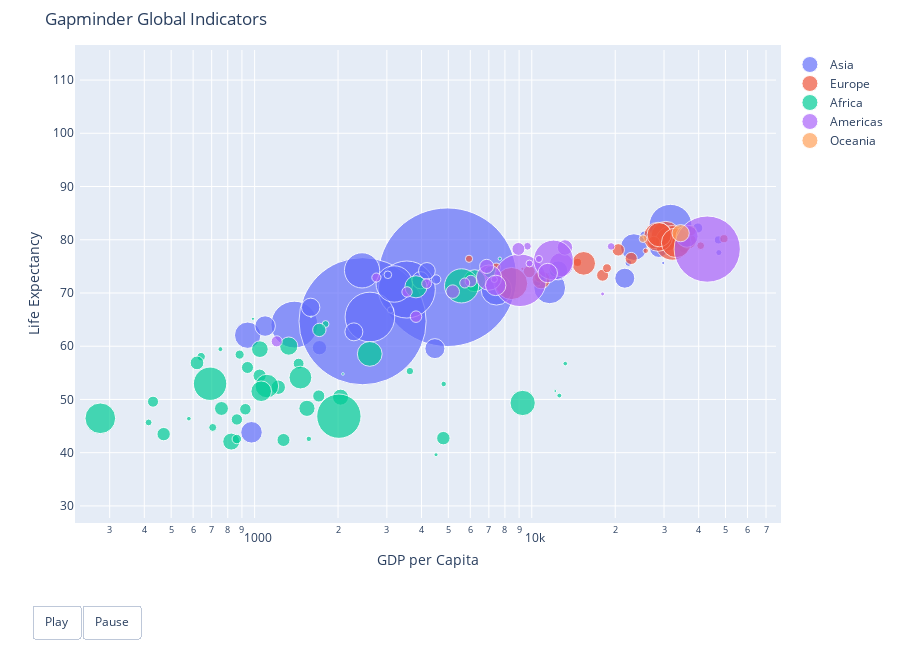

The cell this chart's notebook holds for it:
### Markdown cell above
## 1.1 Gráfica de burbuja

Es como la gráfica de dispersión pero con una dimensión extra: cada punto en la gráfica puede tener un valor que afecta el tamaño del punto, haciendo que el conjunto de, ahora círculos de distinto tamaño, parezca un conjunto de burbujas.

### Code cell
figure = bubbleplot(dataset=gdp, x_column='gdp_cap', y_column='life_exp', 
    bubble_column='country', time_column='year', size_column='population', color_column='cont', 
    x_title="GDP per Capita", y_title="Life Expectancy", title='Gapminder Global Indicators',
    x_logscale=True, scale_bubble=3, height=650)

iplot(figure, config={'scrollzoom': True})

### Figure 1 — Plotly figure (JSON) as saved in the notebook; plotly's stock layout.template omitted (floating-point values rounded to 4 significant figures)
{"data": [{"marker": {"size": [31889923, 708573, 150448339, 14131858, 1318683096, 6980412, 1110396331, 223547000, 69453570, 27499638, 6426679, 127467972, 6053193, 23301725, 49044790, 2505559, 3921278, 24821286, 2874127, 47761980, 28901790, 3204897, 169270617, 91077287, 27601038, 4553009, 20378239, 19314747, 23174294, 65068149, 85262356, 4018332, 22211743], "sizemode": "area", "sizeref": 137400.0}, "mode": "markers", "name": "Asia", "text": ["Afghanistan", "Bahrain", "Bangladesh", "Cambodia", "China", "Hong Kong, China", "India", "Indonesia", "Iran", "Iraq", "Israel", "Japan", "Jordan", "Korea, Dem. Rep.", "Korea, Rep.", "Kuwait", "Lebanon", "Malaysia", "Mongolia", "Myanmar", "Nepal", "Oman", "Pakistan", "Philippines", "Saudi Arabia", "Singapore", "Sri Lanka", "Syria", "Taiwan", "Thailand", "Vietnam", "West Bank and Gaza", "Yemen, Rep."], "type": "scatter", "x": [974.6, 29800.0, 1391.0, 1714.0, 4959.0, 39720.0, 2452.0, 3541.0, 11610.0, 4471.0, 25520.0, 31660.0, 4519.0, 1593.0, 23350.0, 47310.0, 10460.0, 12450.0, 3096.0, 944, 1091.0, 22320.0, 2606.0, 3190.0, 21650.0, 47140.0, 3970.0, 4185.0, 28720.0, 7458.0, 2442.0, 3025.0, 2281.0], "y": [43.83, 75.64, 64.06, 59.72, 72.96, 82.21, 64.7, 70.65, 70.96, 59.55, 80.75, 82.6, 72.53, 67.3, 78.62, 77.59, 71.99, 74.24, 66.8, 62.07, 63.78, 75.64, 65.48, 71.69, 72.78, 79.97, 72.4, 74.14, 78.4, 70.62, 74.25, 73.42, 62.7]}, {"marker": {"size": [3600523, 8199783, 10392226, 4552198, 7322858, 4493312, 10228744, 5468120, 5238460, 61083916, 82400996, 10706290, 9956108, 301931, 4109086, 58147733, 684736, 16570613, 4627926, 38518241, 10642836, 22276056, 10150265, 5447502, 2009245, 40448191, 9031088, 7554661, 71158647, 60776238], "sizemode": "area", "sizeref": 137400.0}, "mode": "markers", "name": "Europe", "text": ["Albania", "Austria", "Belgium", "Bosnia and Herzegovina", "Bulgaria", "Croatia", "Czech Republic", "Denmark", "Finland", "France", "Germany", "Greece", "Hungary", "Iceland", "Ireland", "Italy", "Montenegro", "Netherlands", "Norway", "Poland", "Portugal", "Romania", "Serbia", "Slovak Republic", "Slovenia", "Spain", "Sweden", "Switzerland", "Turkey", "United Kingdom"], "type": "scatter", "x": [5937.0, 36130.0, 33690.0, 7446.0, 10680.0, 14620.0, 22830.0, 35280.0, 33210.0, 30470.0, 32170.0, 27540.0, 18010.0, 36180.0, 40680.0, 28570.0, 9254.0, 36800.0, 49360.0, 15390.0, 20510.0, 10810.0, 9787.0, 18680.0, 25770.0, 28820.0, 33860.0, 37510.0, 8458.0, 33200.0], "y": [76.42, 79.83, 79.44, 74.85, 73.0, 75.75, 76.49, 78.33, 79.31, 80.66, 79.41, 79.48, 73.34, 81.76, 78.89, 80.55, 74.54, 79.76, 80.2, 75.56, 78.1, 72.48, 74.0, 74.66, 77.93, 80.94, 80.88, 81.7, 71.78, 79.42]}, {"marker": {"size": [33333216, 12420476, 8078314, 1639131, 14326203, 8390505, 17696293, 4369038, 10238807, 710960, 64606759, 3800610, 18013409, 496374, 80264543, 551201, 4906585, 76511887, 1454867, 1688359, 22873338, 9947814, 1472041, 35610177, 2012649, 3193942, 6036914, 19167654, 13327079, 12031795, 3270065, 1250882, 33757175, 19951656, 2055080, 12894865, 135031164, 798094, 8860588, 199579, 12267493, 6144562, 9118773, 43997828, 42292929, 1133066, 38139640, 5701579, 10276158, 29170398, 11746035, 12311143], "sizemode": "area", "sizeref": 137400.0}, "mode": "markers", "name": "Africa", "text": ["Algeria", "Angola", "Benin", "Botswana", "Burkina Faso", "Burundi", "Cameroon", "Central African Republic", "Chad", "Comoros", "Congo, Dem. Rep.", "Congo, Rep.", "Cote d'Ivoire", "Djibouti", "Egypt", "Equatorial Guinea", "Eritrea", "Ethiopia", "Gabon", "Gambia", "Ghana", "Guinea", "Guinea-Bissau", "Kenya", "Lesotho", "Liberia", "Libya", "Madagascar", "Malawi", "Mali", "Mauritania", "Mauritius", "Morocco", "Mozambique", "Namibia", "Niger", "Nigeria", "Reunion", "Rwanda", "Sao Tome and Principe", "Senegal", "Sierra Leone", "Somalia", "South Africa", "Sudan", "Swaziland", "Tanzania", "Togo", "Tunisia", "Uganda", "Zambia", "Zimbabwe"], "type": "scatter", "x": [6223.0, 4797.0, 1441.0, 12570.0, 1217.0, 430.1, 2042.0, 706.0, 1704.0, 986.1, 277.6, 3633.0, 1545.0, 2082.0, 5581.0, 12150.0, 641.4, 690.8, 13210.0, 752.7, 1328.0, 942.7, 579.2, 1463.0, 1569.0, 414.5, 12060.0, 1045.0, 759.3, 1043.0, 1803.0, 10960.0, 3820.0, 823.7, 4811.0, 619.7, 2014.0, 7670.0, 863.1, 1598.0, 1712.0, 862.5, 926.1, 9270.0, 2602.0, 4513.0, 1107.0, 883.0, 7093.0, 1056.0, 1271.0, 469.7], "y": [72.3, 42.73, 56.73, 50.73, 52.3, 49.58, 50.43, 44.74, 50.65, 65.15, 46.46, 55.32, 48.33, 54.79, 71.34, 51.58, 58.04, 52.95, 56.73, 59.45, 60.02, 56.01, 46.39, 54.11, 42.59, 45.68, 73.95, 59.44, 48.3, 54.47, 64.16, 72.8, 71.16, 42.08, 52.91, 56.87, 46.86, 76.44, 46.24, 65.53, 63.06, 42.57, 48.16, 49.34, 58.56, 39.61, 52.52, 58.42, 73.92, 51.54, 42.38, 43.49]}, {"marker": {"size": [40301927, 9119152, 190010647, 33390141, 16284741, 44227550, 4133884, 11416987, 9319622, 13755680, 6939688, 12572928, 8502814, 7483763, 2780132, 108700891, 5675356, 3242173, 6667147, 28674757, 3942491, 1056608, 301139947, 3447496, 26084662], "sizemode": "area", "sizeref": 137400.0}, "mode": "markers", "name": "Americas", "text": ["Argentina", "Bolivia", "Brazil", "Canada", "Chile", "Colombia", "Costa Rica", "Cuba", "Dominican Republic", "Ecuador", "El Salvador", "Guatemala", "Haiti", "Honduras", "Jamaica", "Mexico", "Nicaragua", "Panama", "Paraguay", "Peru", "Puerto Rico", "Trinidad and Tobago", "United States", "Uruguay", "Venezuela"], "type": "scatter", "x": [12780.0, 3822.0, 9066.0, 36320.0, 13170.0, 7007.0, 9645.0, 8948.0, 6025.0, 6873.0, 5728.0, 5186.0, 1202.0, 3548.0, 7321.0, 11980.0, 2749.0, 9809.0, 4173.0, 7409.0, 19330.0, 18010.0, 42950.0, 10610.0, 11420.0], "y": [75.32, 65.55, 72.39, 80.65, 78.55, 72.89, 78.78, 78.27, 72.23, 74.99, 71.88, 70.26, 60.92, 70.2, 72.57, 76.19, 72.9, 75.54, 71.75, 71.42, 78.75, 69.82, 78.24, 76.38, 73.75]}, {"marker": {"size": [20434176, 4115771], "sizemode": "area", "sizeref": 137400.0}, "mode": "markers", "name": "Oceania", "text": ["Australia", "New Zealand"], "type": "scatter", "x": [34440.0, 25190.0], "y": [81.23, 80.2]}], "layout": {"height": 650, "hovermode": "closest", "margin": {"b": 50, "pad": 5, "t": 50}, "showlegend": true, "sliders": [{"active": 0, "currentvalue": {"font": {"size": 20}, "prefix": "Year:", "visible": true, "xanchor": "right"}, "len": 0.9, "pad": {"b": 10, "t": 50}, "steps": [{"args": [[2007], {"frame": {"duration": 300, "redraw": false}, "mode": "immediate", "transition": {"duration": 300}}], "label": "2007", "method": "animate"}], "transition": {"duration": 300, "easing": "cubic-in-out"}, "x": 0.1, "xanchor": "left", "y": 0, "yanchor": "top"}], "title": {"text": "Gapminder Global Indicators"}, "updatemenus": [{"buttons": [{"args": [null, {"frame": {"duration": 500, "redraw": false}, "fromcurrent": true, "transition": {"duration": 300, "easing": "quadratic-in-out"}}], "label": "Play", "method": "animate"}, {"args": [[null], {"frame": {"duration": 0, "redraw": false}, "mode": "immediate", "transition": {"duration": 0}}], "label": "Pause", "method": "animate"}], "direction": "left", "pad": {"r": 10, "t": 87}, "showactive": false, "type": "buttons", "x": 0.1, "xanchor": "right", "y": 0, "yanchor": "top"}], "xaxis": {"autorange": false, "range": [2.37, 4.881], "title": {"text": "GDP per Capita"}, "type": "log"}, "yaxis": {"autorange": false, "range": [27.73, 115.6], "title": {"text": "Life Expectancy"}}}}
